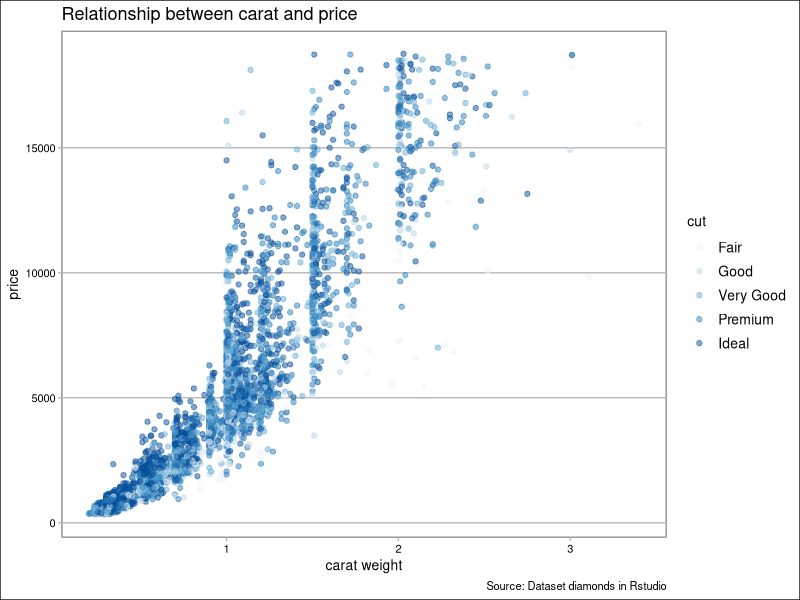
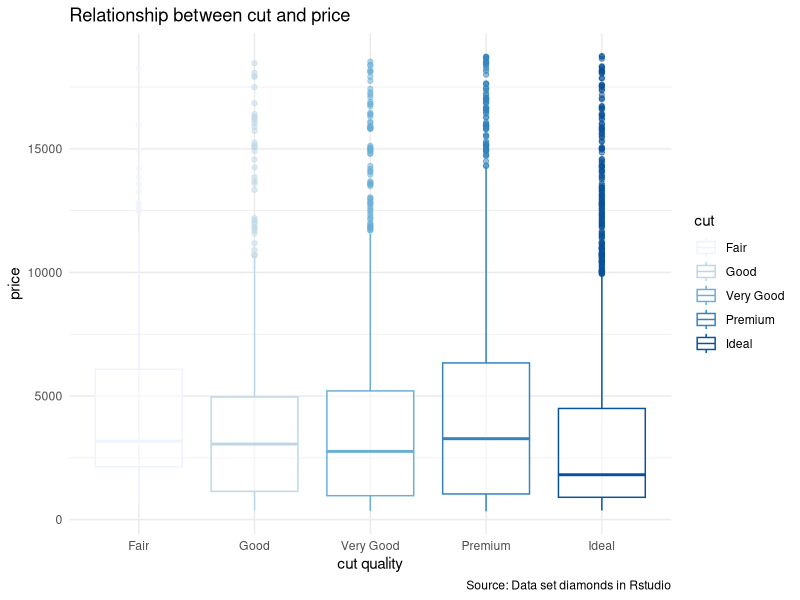
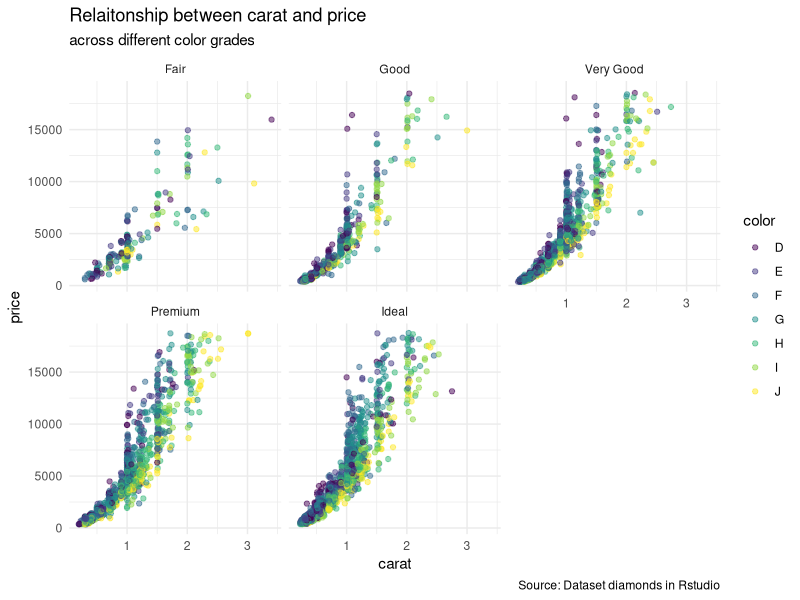
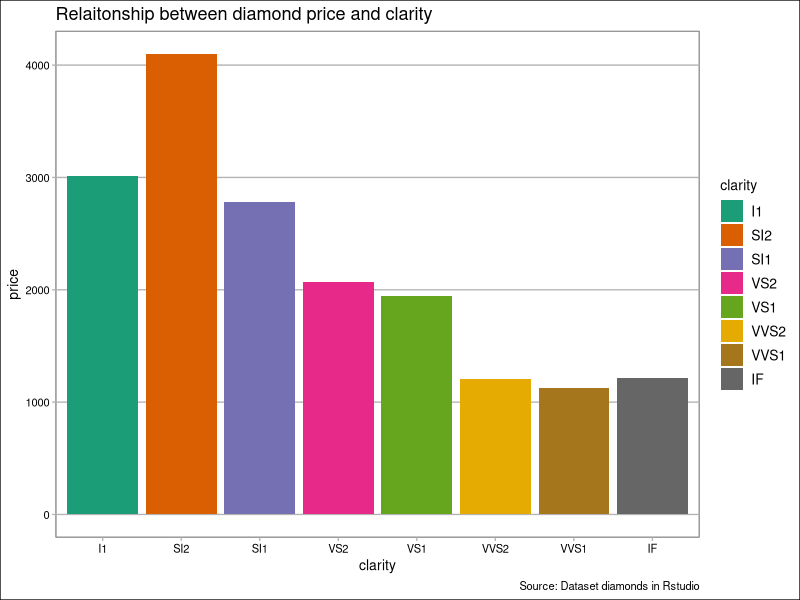
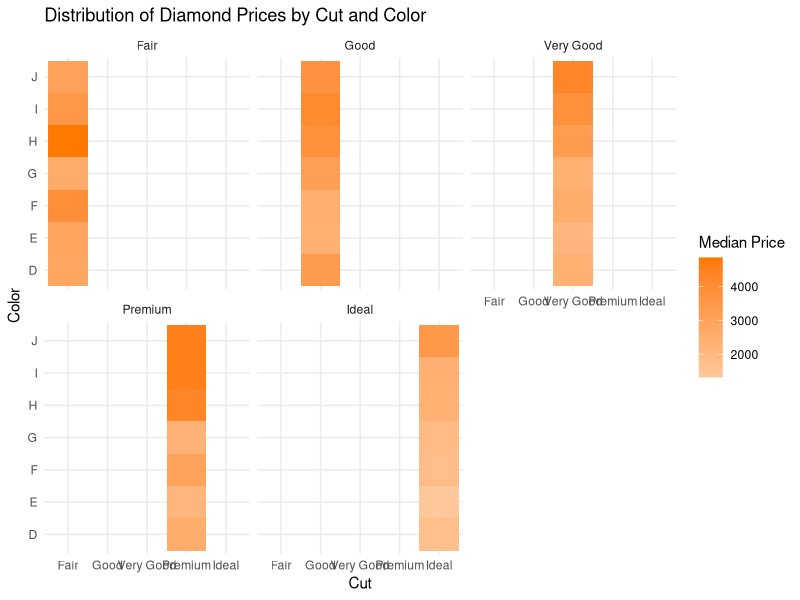

Write R code to recreate these figures, in order.
## ---- chunk 1
## load library
library(tidyverse)
library(ggthemes)
## lock random sample for use dataset

set.seed(42)
sample_diamonds <- sample_frac(diamonds, 0.1)
## ---- chunk 2
ggplot(sample_diamonds, aes(carat, price, col = cut)) +
  geom_point(alpha  = 0.5) +
  theme_calc() +
  scale_color_brewer(type = "seq",
                     palette = 1) +
  labs(
    title = "Relationship between carat and price",
    x = "carat weight",
    y = "price",
    caption = "Source: Dataset diamonds in Rstudio"
  )

cor(sample_diamonds$carat, sample_diamonds$price)
## ---- chunk 3
ggplot(sample_diamonds, aes(cut, price, col = cut)) +
  geom_boxplot(alpha = 0.5) +
  theme_minimal() +
  scale_color_brewer( type = "seq",
                      palette = 1) +
  labs(
    title = "Relationship between cut and price",
    x = "cut quality",
    y = "price",
    caption = "Source: Data set diamonds in Rstudio"
  )
## ---- chunk 4
ggplot(sample_diamonds, 
       aes(carat, price, col = color)) +
  geom_point(alpha = 0.5) +
  theme_minimal() +
  labs(
    title = "Relaitonship between carat and price",
    subtitle = "across different color grades",
    x = "carat",
    y = "price",
    caption = "Source: Dataset diamonds in Rstudio"
  ) +
  facet_wrap(~ cut)



## filter level of carat and price by color

sample_diamonds %>%
  select(cut, carat, price, color) %>%
  group_by(color) %>%
  filter(carat > 3, price >= 10000) 
## ---- chunk 5
agg_price_by_clarity <- sample_diamonds %>%
  group_by(clarity) %>%
  summarise(
    med_price = median(price)
  )


ggplot(agg_price_by_clarity,
       aes(clarity, med_price, fill = clarity)) +
  geom_col() +
  theme_calc() +
  scale_fill_brewer( type = "qua",
                      palette  = 2) +
  labs(
    title = "Relaitonship between diamond price and clarity",
    x = "clarity",
    y = "price",
    caption = "Source: Dataset diamonds in Rstudio"
  )

## median diamonds sample price

median(sample_diamonds$price)

## ---- chunk 6
agg_price_by_cut_color <- sample_diamonds %>%
  group_by(cut, color) %>%
  summarise(
    med_price = median(price)
  )

ggplot(agg_price_by_cut_color, aes(cut, color, fill = med_price)) +
  geom_tile() +
  scale_fill_gradient(low = "#fec89a", high = "#ff7900") +
  theme_minimal() +
  labs(
    title = "Distribution of Diamond Prices by Cut and Color",
    x = "Cut",
    y = "Color",
    fill = "Median Price"
  ) +
  facet_wrap(~ cut, ncol = 3, nrow = 2)
